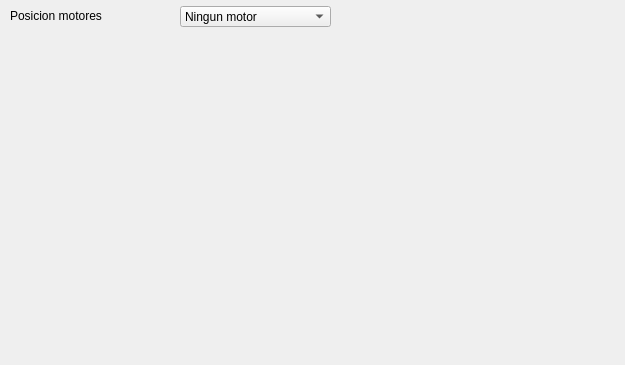
   <widget class="QWidget" name="widget_2" native="true">
    <property name="geometry">
     <rect>
      <x>19</x>
      <y>560</y>
      <width>625</width>
      <height>365</height>
     </rect>
    </property>
    <widget class="QLabel" name="label_6">
     <property name="geometry">
      <rect>
       <x>10</x>
       <y>6</y>
       <width>121</width>
       <height>19</height>
      </rect>
     </property>
     <property name="text">
      <string>Posicion motores</string>
     </property>
    </widget>
    <widget class="QComboBox" name="graph_display_combo">
     <property name="geometry">
      <rect>
       <x>180</x>
       <y>6</y>
       <width>151</width>
       <height>21</height>
      </rect>
     </property>
     <item>
      <property name="text">
       <string>Ningun motor</string>
      </property>
     </item>
     <item>
      <property name="text">
       <string>Ambos motores</string>
      </property>
     </item>
     <item>
      <property name="text">
       <string>Motor izquierdo</string>
      </property>
     </item>
     <item>
      <property name="text">
       <string>Motor derecho</string>
      </property>
     </item>
    </widget>
    <widget class="FigureCanvasQTAgg" name="graph" native="true">
     <property name="geometry">
      <rect>
       <x>10</x>
       <y>30</y>
       <width>611</width>
       <height>325</height>
      </rect>
     </property>
    </widget>
   </widget>
